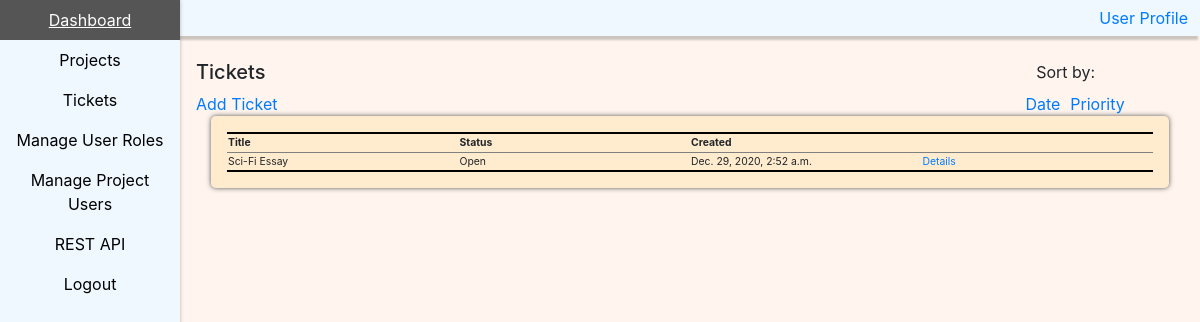
/tickets_sort_priority/, run on an earlier commit of the app's database.
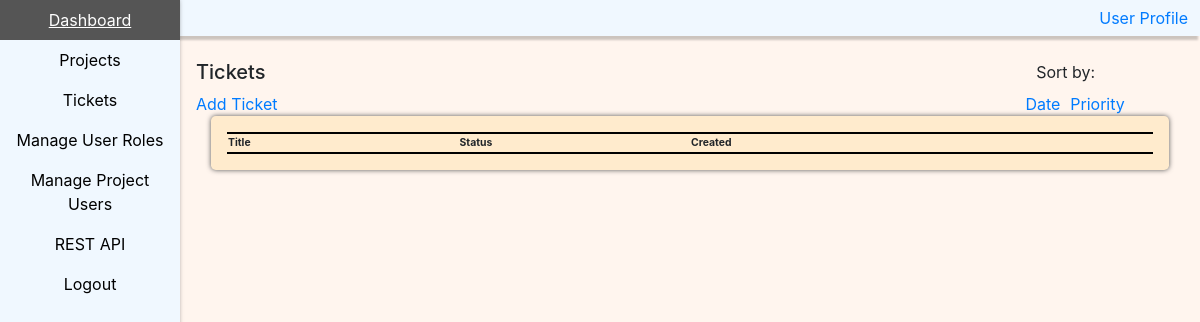
And on a later commit of the database.
### tickets/models.py (models this page shows)
class Ticket(models.Model):
    title = models.CharField(max_length=30, primary_key=True)
    description = models.CharField(max_length=300)
    status = models.CharField(max_length=15, default="Open")
    project = models.ForeignKey(Project, on_delete=models.CASCADE, null=True)
    priority = models.CharField(max_length=20)
    type = models.CharField(max_length=20)
    date = models.DateTimeField(auto_now_add=True, blank=True)

### projects/models.py (models this page shows)
class Project(models.Model):
    name = models.CharField(max_length=30, primary_key=True)
    description = models.CharField(max_length=300)

### tickets/views.py (the view)
# urls.py: path('tickets_sort_priority/', ticket_views.sort_priority, name="tickets_sort_priority"),
def sort_priority(request):
    page_data={"rows":[], "add_ticket":ticketForm}
    populate_page_data_by_priority(request, page_data)
    return render(request, 'tickets/ticket_home.html', context=page_data)

### tickets/views.py (called while the page is built)
def populate_page_data_by_priority(request, page_data):
    class priority(enum.Enum):
        High = 3
        Medium = 2
        Low = 1
        none = 0
    ticket_objects = Ticket.objects.all()
    for prio in priority:
        for tickets in ticket_objects:
            if tickets.priority == prio.name or (prio.name == "none" and tickets.priority == "None"):
                row=[]
                row.append(tickets.title)
                row.append(tickets.description)
                row.append(tickets.status)
                row.append(tickets.project)
                row.append(tickets.priority)
                row.append(tickets.type)
                row.append(tickets.date)
                page_data.get("rows").append(row)
    return

### templates/tickets/ticket_home.html (shortened to what this page needs)
<!DOCTYPE html>
<html land="en">
  <head>
    {% load static %}
    <link rel="stylesheet" href="{% static 'style.css' %}" type="text/css"/>
  </head>
  <body>
    {% include "core/navigation_vertical.html" %}
    {% include "core/bootstrap.html" %}
    <div class="page_body">
      <h5 style="display: inline-block;"> Tickets </h5>
      <span class="sort_options_header"> Sort by: </span>
      <form>
        <a class="btm btm-primary" href='/add_ticket/'>Add Ticket</a>
        <span class="sort_options_right"><a class="btm btm-primary" href='/tickets_sort_priority/'>Priority</a></span>
        <span class="sort_options_left"><a class="btm btm-primary" href='/tickets_sort_date/'>Date</a></span>
      </form>
      <div class="container">
        <div class="jumbotron">
          <table class="info_tables">
            <tr class="info_tables">
              <th>Title</th>
              <th>Status</th>
              <th>Created</th>
              <th></th>
            </tr>
            {% for items in rows %}
            <tr class="info_tables">
              {% for cells in items %}
                {% if forloop.counter0 == 0 or forloop.counter0 == 2 or forloop.counter0 == 6 %}
                <td class="info_tables">
                  {{ cells }}
                </td>
                {% endif %}
              {% endfor %}
              <td class="info_tables">
                <a class="btm btm-primary" href="/tickets/details/{{ items.0 }}">Details</a>
              </td>
            </tr>
            {% endfor %}
          </table>
        </div>
      </div>
    </div>
  </body>
</html>

What changed in the data, as far as the page shows it:
removed Ticket: items "Sci-Fi Essay" "Open" "Dec. 29, 2020, 2:52 a.m."
